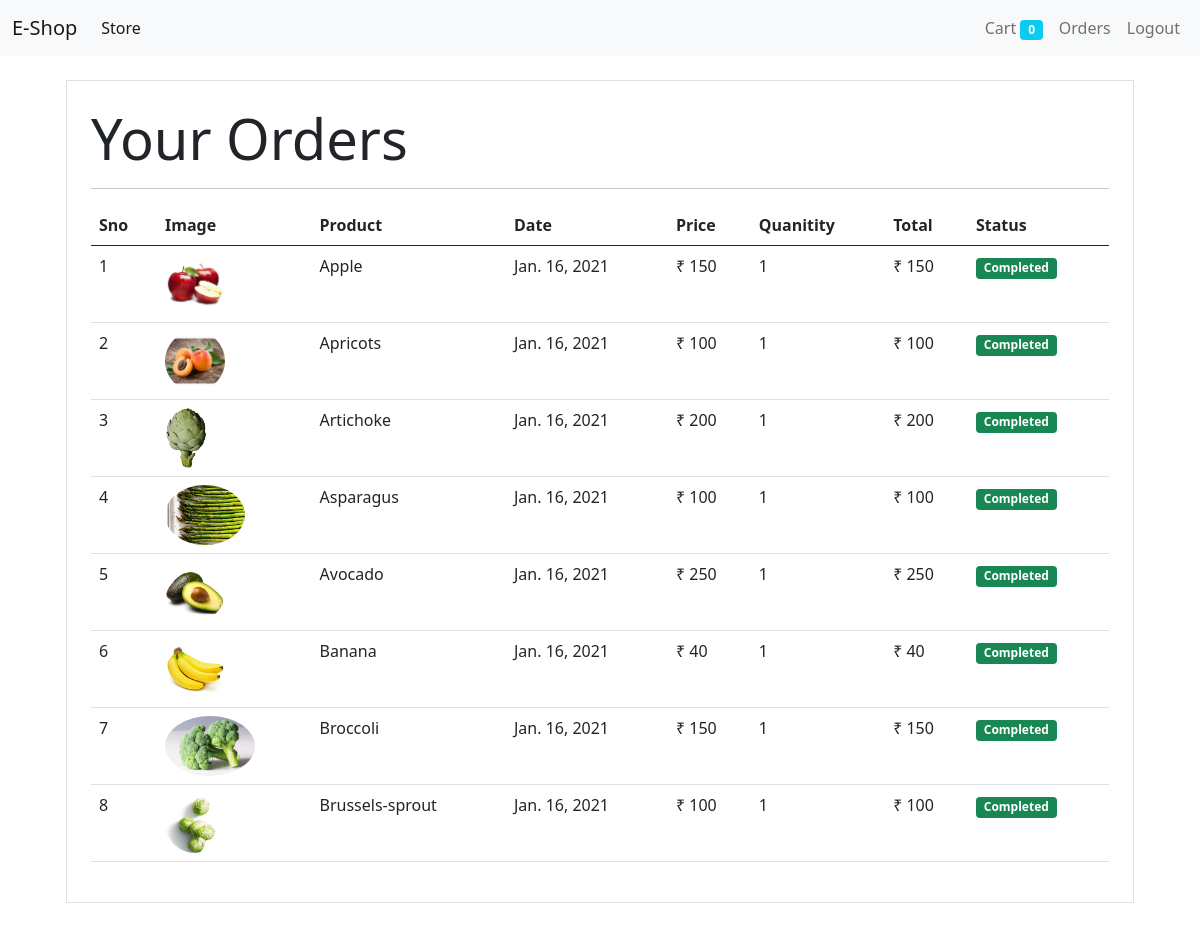
The page /orders (signed in) on the database its author committed.
### store/models/orders.py (models this page shows, shortened)
class Order(models.Model):
    product = models.ForeignKey(Product, on_delete=models.CASCADE)
    customer = models.ForeignKey(Customer, on_delete=models.CASCADE)
    quantity = models. IntegerField(default=1)
    price = models.IntegerField()
    address = models.CharField(max_length=50, default='', blank=True)
    phone = models.CharField(max_length=50, default="", blank=True)
    date = models.DateField(default=datetime.datetime.today)
    status = models.BooleanField(default=False)
    @staticmethod
    def get_orders_by_customer(customer_id):
        return Order\
        .objects\
        .filter(customer=customer_id)\
        .order_by('-date')

### store/models/product.py (models this page shows, shortened)
class Product(models.Model):
    name = models.CharField(max_length=50)
    price = models.IntegerField(default=0)
    category = models.ForeignKey(Category, on_delete=models.CASCADE, default=1)
    descriptions = models.CharField(max_length=200,default='',null=True, blank=True)
    image = models.ImageField(upload_to='uploads/products/')

### store/middlewares/auth.py (the view)
    def middleware(request):
        print(request.session.get('customer'))
        returnUrl = request.META['PATH_INFO']
        print(request.META['PATH_INFO'])
        if not request.session.get('customer'):
            return redirect(f'login?return_url={returnUrl}')
        response = get_response(request)
        return response

### store/templatetags/custom_filter.py (called while the page is built)
@register.filter(name='currency')
def currency(number):
    return "₹ " +str(number)

@register.filter(name='multiply')
def multiply(number,number1):
    return number * number1

### store/views/orders.py (called while the page is built)
    def get(self, request):
        customer = request.session.get('customer')
        orders = Order.get_orders_by_customer(customer)
        print(orders)
        return render(request, 'orders.html',{'orders':orders})

### store/templates/orders.html
{% extends 'base.html' %}
{% block content %}
{% load cart %}
{% load custom_filter %}
<div class="container">
    <div class="border roudended p-4 m-4">
        <p class="display-4 pl-4 ml-4"> Your Orders</p>
        <hr>
        <table class="table">
            <thead>
                <tr>
                    <th>Sno</th>
                    <th>Image</th>
                    <th>Product</th>
                    <th>Date</th>
                    <th>Price</th>
                    <th>Quanitity</th>
                    <th>Total</th>
                    <th>Status</th>
                </tr>
            </thead>
            <tbody>
                {% for order in orders %}
                <tr>
                    <td>{{forloop.counter}}</td>
                    <td><img style="height: 60px" class="rounded-circle" src="{{order.product.image.url}}" alt=""></td>
                    <td>{{order.product.name}}</td>
                    <td>{{order.date}}</td>
                    <td>{{order.price|currency}}</td>
                    <td>{{order.quantity}}</td>
                    <td>{{order.quantity|multiply:order.price|currency}}</td>
                    {% if order.status %}
                    <td><small class="badge bg-success">Completed</small></td>
                    {% else %}
                    <td><small class="badge bg-warning">Pending</small></td>
                    {% endif %}
                </tr>
                {% endfor %}
            </tbody>
        </table>
    </div>
</div>
{% endblock %}

### store/templates/base.html (shortened to what this page needs)
<!doctype html>
<html lang="en">
<head>
    <link href="https://cdn.jsdelivr.net/npm/bootstrap@5.0.0-beta1/dist/css/bootstrap.min.css" rel="stylesheet"
>
</head>
<body>
    <nav class="navbar navbar-expand-lg navbar-light bg-light">
        <div class="container-fluid">
            <a class="navbar-brand" href="/">E-Shop</a>
            <div class="collapse navbar-collapse" id="navbarSupportedContent">
                <ul class="navbar-nav me-auto mb-2 mb-lg-0">
                    <li class="nav-item">
                        <a class="nav-link active" aria-current="page" href="/">Store</a>
                    </li>
                </ul>
                <ul class="navbar-nav  my-2 my-lg-0">
                    <li class="nav-item">
                        <a class="nav-link " href="/cart">Cart
                        <span class="badge bg-info">{{request.session.cart.keys|length}}</span></a>
                    </li>
                    {% if request.session.customer %}
                    <li class="nav-item">
                        <a class="nav-link " href="orders">Orders</a>
                    </li>
                    <li class="nav-item">
                        <a class="nav-link " href="logout">Logout</a>
                    </li>
                    {% endif %}
                </ul>
            </div>
        </div>
    </nav>
    {% block content %}
    {% endblock %}
</body>
</html>

### rows shown on the page
Order: product.image (picture), product.name "Apple", date "Jan. 16, 2021", price "₹ 150", quantity "1", quantity|multiply "₹ 150", status "Completed"
Order: product.image (picture), product.name "Apricots", date "Jan. 16, 2021", price "₹ 100", quantity "1", quantity|multiply "₹ 100", status "Completed"
Order: product.image (picture), product.name "Artichoke", date "Jan. 16, 2021", price "₹ 200", quantity "1", quantity|multiply "₹ 200", status "Completed"
Order: product.image (picture), product.name "Asparagus", date "Jan. 16, 2021", price "₹ 100", quantity "1", quantity|multiply "₹ 100", status "Completed"
Order: product.image (picture), product.name "Avocado", date "Jan. 16, 2021", price "₹ 250", quantity "1", quantity|multiply "₹ 250", status "Completed"
Order: product.image (picture), product.name "Banana", date "Jan. 16, 2021", price "₹ 40", quantity "1", quantity|multiply "₹ 40", status "Completed"
Order: product.image (picture), product.name "Broccoli", date "Jan. 16, 2021", price "₹ 150", quantity "1", quantity|multiply "₹ 150", status "Completed"
Order: product.image (picture), product.name "Brussels-sprout", date "Jan. 16, 2021", price "₹ 100", quantity "1", quantity|multiply "₹ 100", status "Completed"

### other values the page prints
{{ request.session.cart.keys|length }} "0"
